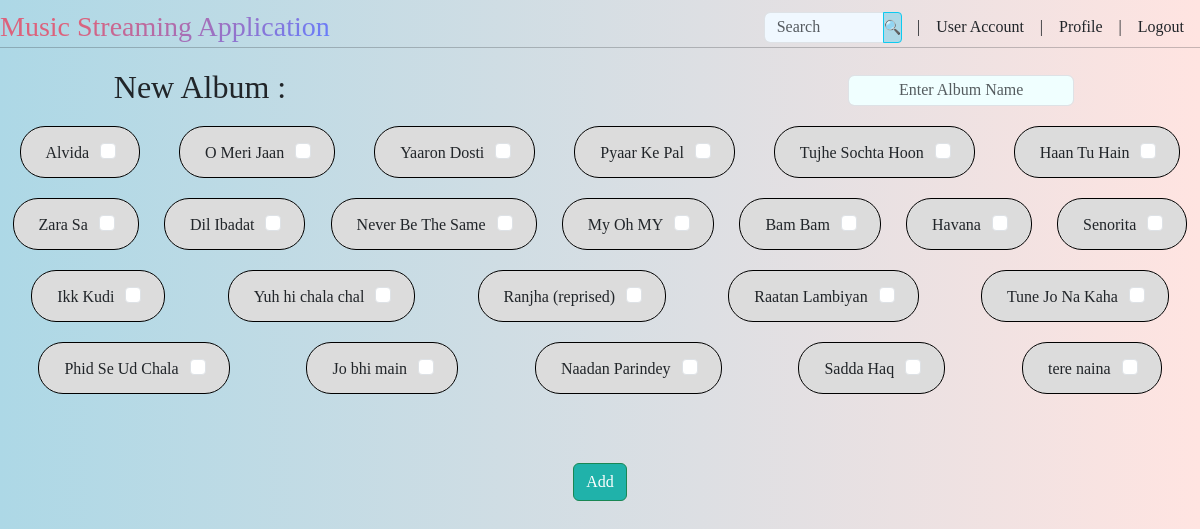
The app's page /user/creator/album (signed in) with its own data.
### app.py (models this page shows)
class Songs(db.Model):
    __tablename__ = 'songs'
    id = db.Column(db.Integer, primary_key=True)
    title = db.Column(db.String, nullable=False)
    singer = db.Column(db.String, nullable=False)
    date = db.Column(db.String, nullable=False)
    lyrics = db.Column(db.String, nullable=False)
    genre = db.Column(db.String, nullable=False)
    filename = db.Column(db.String, nullable=False)
    user_id = db.Column(db.Integer, db.ForeignKey('users.id'))
    __table_args__ = (UniqueConstraint('title', 'singer', name='unique_singer_title'),)

### app.py (the view, shortened to what this page needs)
    @app.route('/user/creator/album' , methods=['GET','POST'])
    @login_required
    def create_album():
        if request.method == 'GET':
            songs=Songs.query.all()
            return render_template('create_album.html', songs=songs)

### app.py (called while the page is built)
@login_manager.user_loader
def load_user(user_id):
    return Users.query.get(int(user_id))

### templates/create_album.html (shortened to what this page needs)
<!DOCTYPE html>
<html lang="en">
  <head>
    <link
      href="https://cdn.jsdelivr.net/npm/bootstrap@5.3.2/dist/css/bootstrap.min.css"
      rel="stylesheet"
/>
    <link rel="stylesheet" href="/static/styles/new_playlist.css" />
  </head>
  <body>
    <div class="header">
      <h3>Music Streaming Application</h3>
      <ul class="nav">
        <li class="nav-item">
          <form class="input-group" method="POST", action="/user/search">
            <input type="search" name="search" class="form-control" style="width: 120px; margin:0px;"
            placeholder="Search"/>
            <input type="submit" class="btn btn-info btn-sm" value="🔍" style="height: 31px;
            padding: 0px; background-color: lightblue; margin-right:15px;"/>
          </form>
        </li>
        |
        <li class="nav-item">
          <a class="nav-link" href="{{ url_for('user_dash') }}">User Account</a>
        </li>
        |
        <li class="nav-item">
          <a class="nav-link" href="{{ url_for('creator_dash') }}">Profile</a>
        </li>
        |
        <li class="nav-item">
          <a class="nav-link" href="{{ url_for('logout') }}">Logout</a>
        </li>
      </ul>
    </div>
    <hr />
    <div class="header" style="margin-left: 15px; margin-right: 15px">
      <b><h2>New Album : </h2></b>
      <ul class="nav">
        <li class="nav-item">
          <form class="container-fluid" method="POST" action="{{ url_for('create_album') }}">
            <input type="text" class="form-control" style="text-align: center;
            background-color: azure" placeholder="Enter Album Name" name="album_name"/>
          </div>
    <div class="blox">
    {% for song in songs %}
      <div class="box-s">
        <div class="header">
          <h6>{{song.title}}</h6>
            <div class="form-check">
              <input class="form-check-input" type="checkbox" value="{{song.id}}" name="song_ids"/>
            </div>
        </div>
      </div>
    {% endfor %}
    </div>
    <div class="centered">
        <input type="submit" class="btn btn-success"  value="Add"/>
    </div>
</body>
</html>

### static/styles/new_playlist.css (style rules this page uses)
h3,h2, h6 { margin:0 auto; text-align:left; margin-left: 0px; }
body { font-family: cursive; background-color: mintcream; background: linear-gradient(to right, lightblue, mistyrose); padding-top: 7px }
.nav-link { color: inherit; text-decoration: none; }
hr { margin-top: auto; margin-bottom: 20px; }
.nav { display: flex; align-items: center; justify-content: flex-end; }
.header { display: flex; justify-content: center; align-items: center; }
.form-control { padding-top: 6px; margin-top: 6px; height: 31px; background-color: aliceblue; }
@media (min-width : 900px) { h2 { margin-right: 550px; } }
.box-s { background-color: gainsboro; border: 1px solid #000; margin: auto; text-align: center; border-radius: 25px; margin-top: 20px; margin-left: 12px; margin-right: 12px; padding-top: 12px; padding-left: 12px; padding-right: 12px; padding-bottom: 12px; display: flow; }
.form-check { width: 22px; height: 22px; padding-left: 35px; }
@media (min-width: 550px) { .box-s { padding-left: 25px; padding-right: 15px; } }
.btn { background-color: lightseagreen; }
.centered { display: flex; justify-content: center; align-items: center; height: 22vh; }
.blox { display: flex; flex-wrap: wrap; justify-content: space-around; }
.input-group { align-items: center; }
h3 { background: -webkit-linear-gradient(315deg,#dc627c 25%,#647eff); background-clip: text; -webkit-background-clip: text; -webkit-text-fill-color: transparent; }

### records on screen
Songs: title "Alvida"
Songs: title "O Meri Jaan"
Songs: title "Yaaron Dosti"
Songs: title "Pyaar Ke Pal"
Songs: title "Tujhe Sochta Hoon"
Songs: title "Haan Tu Hain"
Songs: title "Zara Sa"
Songs: title "Dil Ibadat"
Songs: title "Never Be The Same"
Songs: title "My Oh MY"
Songs: title "Bam Bam"
Songs: title "Havana"
Songs: title "Senorita"
Songs: title "Ikk Kudi"
Songs: title "Yuh hi chala chal"
Songs: title "Ranjha (reprised)"
Songs: title "Raatan Lambiyan"
Songs: title "Tune Jo Na Kaha"
Songs: title "Phid Se Ud Chala"
Songs: title "Jo bhi main"
Songs: title "Naadan Parindey"
Songs: title "Sadda Haq"
Songs: title "tere naina"
